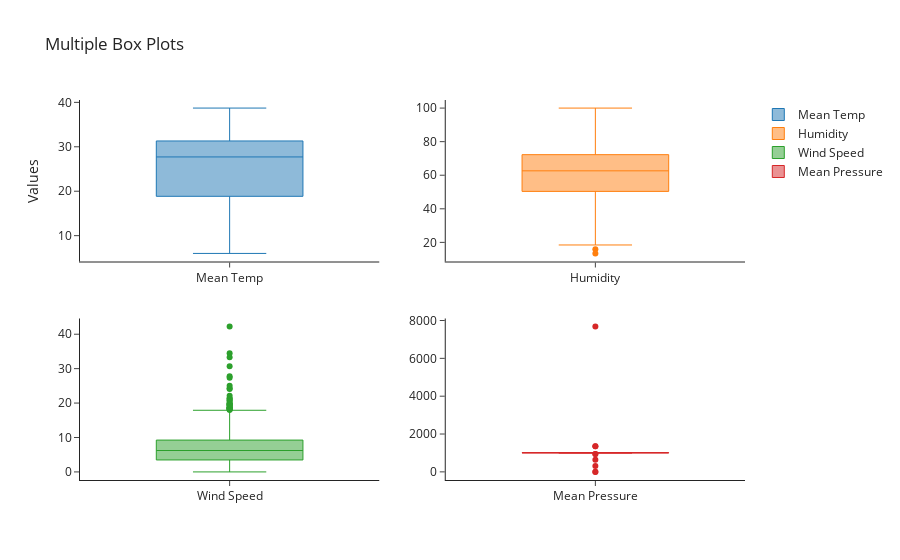
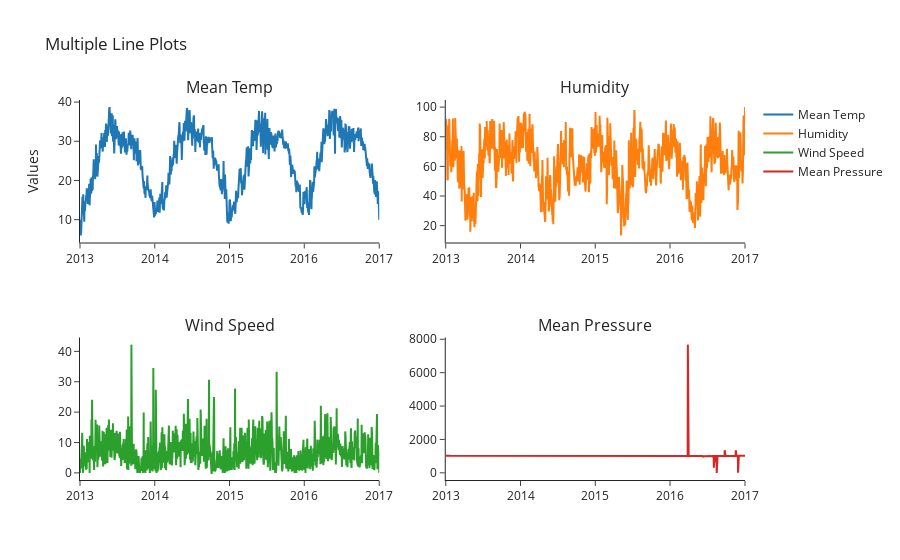

Notebook code cell kept with these figures, in order:
### Code cell
#Graficos de ejemplo

### Figure 1 — Plotly figure (JSON) as saved in the notebook; plotly's stock layout.template omitted (floating-point values rounded to 4 significant figures; data arrays with more than 128 entries replaced by an {"elided": "..."} marker saying what was removed)
{"data": [{"boxpoints": "outliers", "line": {"width": 1}, "name": "Mean Temp", "type": "box", "xaxis": "x", "y": {"elided": "1462 float values"}, "yaxis": "y"}, {"boxpoints": "outliers", "line": {"width": 1}, "name": "Humidity", "type": "box", "xaxis": "x2", "y": {"elided": "1462 float values"}, "yaxis": "y2"}, {"boxpoints": "outliers", "line": {"width": 1}, "name": "Wind Speed", "type": "box", "xaxis": "x3", "y": {"elided": "1462 float values"}, "yaxis": "y3"}, {"boxpoints": "outliers", "line": {"width": 1}, "name": "Mean Pressure", "type": "box", "xaxis": "x4", "y": {"elided": "1462 float values"}, "yaxis": "y4"}], "layout": {"title": {"text": "Multiple Box Plots"}, "xaxis": {"anchor": "y", "domain": [0, 0.45]}, "xaxis2": {"anchor": "y2", "domain": [0.55, 1]}, "xaxis3": {"anchor": "y3", "domain": [0, 0.45]}, "xaxis4": {"anchor": "y4", "domain": [0.55, 1]}, "yaxis": {"anchor": "x", "domain": [0.575, 1], "title": {"text": "Values"}}, "yaxis2": {"anchor": "x2", "domain": [0.575, 1]}, "yaxis3": {"anchor": "x3", "domain": [0, 0.425]}, "yaxis4": {"anchor": "x4", "domain": [0, 0.425]}}}

### Figure 2 — Plotly figure (JSON) as saved in the notebook; plotly's stock layout.template omitted (floating-point values rounded to 4 significant figures; data arrays with more than 128 entries replaced by an {"elided": "..."} marker saying what was removed)
{"data": [{"mode": "lines", "name": "Mean Temp", "type": "scatter", "x": {"elided": "1462 str values"}, "xaxis": "x", "y": {"elided": "1462 float values"}, "yaxis": "y"}, {"mode": "lines", "name": "Humidity", "type": "scatter", "x": {"elided": "1462 str values"}, "xaxis": "x2", "y": {"elided": "1462 float values"}, "yaxis": "y2"}, {"mode": "lines", "name": "Wind Speed", "type": "scatter", "x": {"elided": "1462 str values"}, "xaxis": "x3", "y": {"elided": "1462 float values"}, "yaxis": "y3"}, {"mode": "lines", "name": "Mean Pressure", "type": "scatter", "x": {"elided": "1462 str values"}, "xaxis": "x4", "y": {"elided": "1462 float values"}, "yaxis": "y4"}], "layout": {"annotations": [{"font": {"size": 16}, "showarrow": false, "text": "Mean Temp", "x": 0.225, "xanchor": "center", "xref": "paper", "y": 1, "yanchor": "bottom", "yref": "paper"}, {"font": {"size": 16}, "showarrow": false, "text": "Humidity", "x": 0.775, "xanchor": "center", "xref": "paper", "y": 1, "yanchor": "bottom", "yref": "paper"}, {"font": {"size": 16}, "showarrow": false, "text": "Wind Speed", "x": 0.225, "xanchor": "center", "xref": "paper", "y": 0.375, "yanchor": "bottom", "yref": "paper"}, {"font": {"size": 16}, "showarrow": false, "text": "Mean Pressure", "x": 0.775, "xanchor": "center", "xref": "paper", "y": 0.375, "yanchor": "bottom", "yref": "paper"}], "title": {"text": "Multiple Line Plots"}, "xaxis": {"anchor": "y", "domain": [0, 0.45]}, "xaxis2": {"anchor": "y2", "domain": [0.55, 1]}, "xaxis3": {"anchor": "y3", "domain": [0, 0.45]}, "xaxis4": {"anchor": "y4", "domain": [0.55, 1]}, "yaxis": {"anchor": "x", "domain": [0.625, 1], "title": {"text": "Values"}}, "yaxis2": {"anchor": "x2", "domain": [0.625, 1]}, "yaxis3": {"anchor": "x3", "domain": [0, 0.375]}, "yaxis4": {"anchor": "x4", "domain": [0, 0.375]}}}
